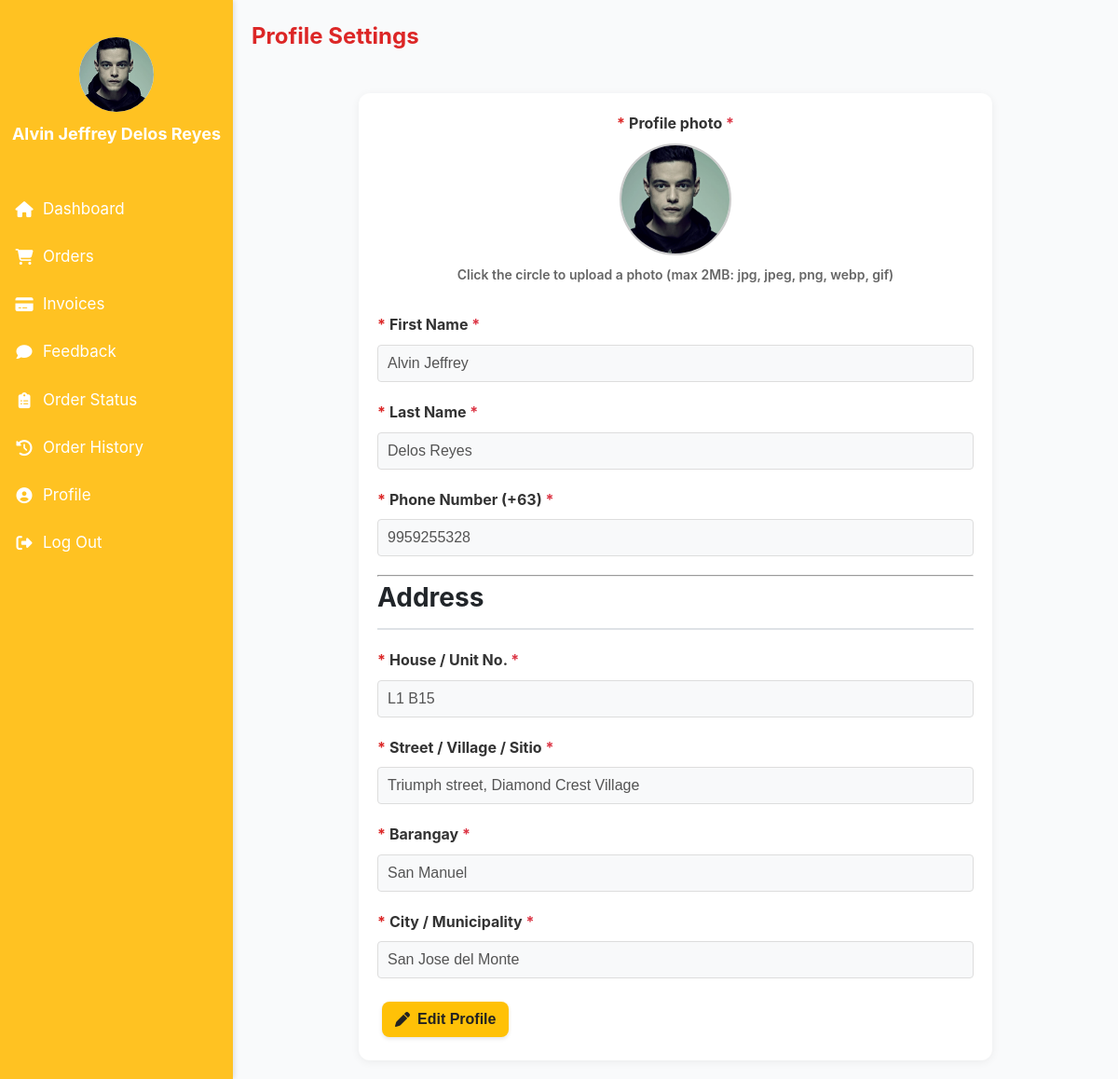
Page /pages/customer/profile.php (signed in) on the committed database.
### tables this page shows
CREATE TABLE `users` (
  `user_id` int(10) UNSIGNED NOT NULL,
  `first_name` varchar(50) NOT NULL,
  `last_name` varchar(50) NOT NULL,
  `email` varchar(100) NOT NULL,
  `phone_number` varchar(15) NOT NULL,
  `password_hash` varchar(255) NOT NULL,
  `user_type` enum('CUSTOMER','ADMIN','CASHIER','ORDER_MANAGER','RIDER') DEFAULT 'CUSTOMER',
  `status` enum('active','inactive','suspended') DEFAULT 'active',
  `email_verified` tinyint(1) DEFAULT 0,
  `created_at` timestamp NOT NULL DEFAULT current_timestamp(),
  `updated_at` timestamp NOT NULL DEFAULT current_timestamp() ON UPDATE current_timestamp(),
  `last_login` timestamp NULL DEFAULT NULL,
  `profile_image` varchar(255) DEFAULT NULL,
  `otp` varchar(10) NOT NULL
);

CREATE TABLE `customer_details` (
  `customer_details_id` int(11) NOT NULL,
  `house_number` varchar(100) NOT NULL,
  `street_village_sitio` varchar(100) NOT NULL,
  `barangay` varchar(100) NOT NULL,
  `city` varchar(100) NOT NULL,
  `user_id` int(11) NOT NULL
);

### pages/customer/profile.php (the view, shortened to what this page needs)
<?php
require_once '../../auth/database.php';
$userId   = isset($_SESSION['user_id']) ? (int)$_SESSION['user_id'] : 0;
$current = [
    'first_name'     => '',
    'last_name'      => '',
    'phone_number'   => '',
    'profile_image'  => '',
];
if ($userId > 0) {
    if ($stmt = $con->prepare("
        SELECT first_name, last_name, phone_number, profile_image,
               COALESCE(NULLIF(TRIM(CONCAT_WS(' ', first_name, last_name)), ''), email) AS display_name
        FROM users
        WHERE user_id = ? LIMIT 1
    ")) {
        $stmt->bind_param('i', $userId);
        $stmt->execute();
        $stmt->bind_result($fn,$ln,$ph,$pi,$display);
        if ($stmt->fetch()) {
            $current['first_name']     = (string)$fn;
            $current['last_name']      = (string)$ln;
            $current['phone_number']   = (string)$ph;
            $current['profile_image']  = (string)$pi;
            if (!empty($display)) $userName = $display;
        }
    }
}
$address = [
    'house_number'         => '',
    'street_village_sitio' => '',
    'barangay'             => '',
    'city'                 => '',
];
if ($userId > 0) {
    if ($stmt = $con->prepare("
        SELECT house_number, street_village_sitio, barangay, city
        FROM customer_details
        WHERE user_id = ? LIMIT 1
    ")) {
        $stmt->bind_param('i', $userId);
        $stmt->execute();
        $stmt->bind_result($h,$s,$b,$c);
        if ($stmt->fetch()) {
            $address['house_number']         = (string)$h;
            $address['street_village_sitio'] = (string)$s;
            $address['barangay']             = (string)$b;
            $address['city']                 = (string)$c;
        }
    }
}
$currentImgURL = '';
if (!empty($current['profile_image'])) {
    $currentImgURL = '../../uploads/' . rawurlencode($current['profile_image']);
}
?>
<!DOCTYPE html>
<html lang="en">
<head>
  <link rel="stylesheet" href="https://cdnjs.cloudflare.com/ajax/libs/font-awesome/6.5.2/css/all.min.css">
  <link rel="stylesheet" href="../../assets/css/style.css"/>
</head>
<body>
  <?php include '../../components/sidenav_customer.php'; ?>
  <div class="main-content">
    <div class="topbar">
      <h1 class="title">Profile Settings</h1>
    </div>
    <div class="container">
      <form id="profileForm" method="POST" enctype="multipart/form-data">
        <div class="form-group profile-photo-section">
          <label class="required">Profile photo</label>
          <div class="profile-photo-circle" id="profilePhotoCircle" title="Click to upload">
            <?php if ($currentImgURL): ?>
              <img id="profilePhotoPreview" src="<?= htmlspecialchars($currentImgURL) ?>" alt="Profile Photo">
            <?php else: ?>
              <img id="profilePhotoPreview" src="" class="hidden" alt="Profile Photo">
              <i class="fas fa-camera" id="photoIcon" style="font-size:28px;color:#6c757d;"></i>
            <?php endif; ?>
          </div>
          <p class="upload-text">Click the circle to upload a photo (max 2MB: jpg, jpeg, png, webp, gif)</p>
        </div>
        <div class="form-group">
          <label for="firstName" class="required">First Name</label>
          <input type="text" id="firstName" name="first_name"
                 value="<?= htmlspecialchars($current['first_name']) ?>"
                 placeholder="Enter your first name" disabled required>
        </div>
        <div class="form-group">
          <label for="lastName" class="required">Last Name</label>
          <input type="text" id="lastName" name="last_name"
                 value="<?= htmlspecialchars($current['last_name']) ?>"
                 placeholder="Enter your last name" disabled required>
        </div>
        <div class="form-group">
          <label for="phoneNumber" class="required">Phone Number (+63)</label>
          <input type="tel" id="phoneNumber" name="phone_number"
                 value="<?= htmlspecialchars($current['phone_number']) ?>"
                 placeholder="9XXXXXXXXX" pattern="^9\d{9}$"
                 title="Enter 10 digits starting with 9 (e.g., 9xxxxxxxxx)" disabled required>
        </div>
        <hr />
        <h3 class="header">Address</h3>
        <div class="form-group">
          <label for="house_number" class="required">House / Unit No.</label>
          <input type="text" id="house_number" name="house_number"
                 value="<?= htmlspecialchars($address['house_number']) ?>"
                 placeholder="e.g., 123-B" disabled required>
        </div>
        <div class="form-group">
          <label for="street_village_sitio" class="required">Street / Village / Sitio</label>
          <input type="text" id="street_village_sitio" name="street_village_sitio"
                 value="<?= htmlspecialchars($address['street_village_sitio']) ?>"
                 placeholder="e.g., Mabini St., Villa Maria Subd., Sitio Green" disabled required>
        </div>
        <div class="form-group">
          <label for="barangay" class="required">Barangay</label>
          <input type="text" id="barangay" name="barangay"
                 value="<?= htmlspecialchars($address['barangay']) ?>"
                 placeholder="e.g., Brgy. San Isidro" disabled required>
        </div>
        <div class="form-group">
          <label for="city" class="required">City / Municipality</label>
          <input type="text" id="city" name="city"
                 value="<?= htmlspecialchars($address['city']) ?>"
                 placeholder="e.g., Quezon City" disabled required>
        </div>
        <div class="button-bar">
          <button type="button" id="btnEdit" class="btn btn-edit">
            <i class="fa-solid fa-pen"></i> Edit Profile
          </button>
        </div>
      </form>
    </div>
  </div>
</body>
</html>

### components/sidenav_customer.php (shortened to what this page needs)
<?php
if (!isset($active))   { $active = ''; }
$imgSrc = '';
if (!empty($currentImgURL)) {
  $imgSrc = $currentImgURL;
}
elseif (!empty($_SESSION['profile_image'])) {
  $imgSrc = $_SESSION['profile_image'];
}
elseif (!empty($_SESSION['profile_image'])) {
  $imgSrc = '../../uploads/' . rawurlencode($_SESSION['profile_image']);
}
function active_class($slug, $active) {
  return $slug === $active ? ' active' : '';
}
?>
<div class="sidenav" id="mySidenav">
  <div class="profile">
    <div class="profile-pic">
      <?php if (!empty($imgSrc)): ?>
        <img src="<?= htmlspecialchars($imgSrc) ?>"
             alt="Profile Image"
             style="border-radius:50%;object-fit:cover;">
      <?php else: ?>
        <i class="fas fa-user"></i>
      <?php endif; ?>
    </div>
    <div class="profile-name">
      <span id="userNameDisplay"><?= htmlspecialchars($userName) ?></span>
    </div>
  </div>
  <a href="dashboard.php" class="sidenav-item<?= active_class('dashboard', $active) ?>"><i class="fas fa-home"></i> Dashboard</a>
  <a href="orders.php" class="sidenav-item<?= active_class('orders', $active) ?>"><i class="fas fa-cart-shopping"></i> Orders</a>
  <a href="customer_billing.php" class="sidenav-item<?= active_class('invoices', $active) ?>"><i class="fas fa-credit-card"></i> Invoices</a>
  <a href="feedback.php" class="sidenav-item<?= active_class('feedback', $active) ?>"><i class="fas fa-comment"></i> Feedback</a>
  <a href="customer_order_status.php" class="sidenav-item<?= active_class('status', $active) ?>"><i class="fas fa-clipboard-list"></i> Order Status</a>
  <a href="order_history.php" class="sidenav-item<?= active_class('history', $active) ?>"><i class="fas fa-clock-rotate-left"></i> Order History</a>
  <a href="profile.php" class="sidenav-item<?= active_class('profile', $active) ?>"><i class="fas fa-user-circle"></i> Profile</a>
  <a href="../../auth/logout.php" class="sidenav-item" id="logoutLink"><i class="fas fa-sign-out-alt"></i> Log Out</a>
</div>

### assets/css/style.css (style rules this page uses)
.sidenav { height: 100%; width: 250px; position: fixed; z-index: 1; top: 0; left: 0; background-color: #FFC222; overflow-x: hidden; padding-top: 20px; color: #333; box-shadow: 2px 0 5px rgba(0,0,0,0.1); transition: 0.5s; }
.sidenav .profile { display: flex; flex-direction: column; align-items: center; padding: 20px 0; margin-bottom: 20px; }
.sidenav .profile-pic { width: 80px; height: 80px; background-color: #fff; border-radius: 50%; display: flex; justify-content: center; align-items: center; margin-bottom: 10px; font-size: 40px; color: #f5b921; }
.sidenav .profile-name { font-size: 18px; font-weight: bold; color: #fff; }
.sidenav a { padding: 12px 8px 12px 16px; text-decoration: none; font-size: 17px; color: #fff; display: block; transition: 0.3s; display: flex; align-items: center; }
.sidenav a i { margin-right: 10px; width: 20px; text-align: center; }
.main-content { margin-left: 250px; padding: 20px; transition: margin-left 0.5s; }
:root { --primary-red: #dc3545; --primary-red-light: #f8d7da; --secondary-color: #6c757d; --light-bg: #f8f9fa; --border-color: #dee2e6; --shadow: 0 4px 6px rgba(0, 0, 0, 0.1), 0 1px 3px rgba(0, 0, 0, 0.08); --shadow-lg: 0 10px 15px rgba(0, 0, 0, 0.1), 0 4px 6px rgba(0, 0, 0, 0.05); }
* { box-sizing: border-box; transition: all 0.2s ease-in-out; }
body { font-family: 'Inter', sans-serif; background-color: #f9fafb; margin: 0; min-height: 100vh; }
.main-content { margin-left: 250px; padding: 20px 40px; background-color: #f9fafb; min-height: 100vh; }
.header { font-size: 1.75rem; font-weight: 700; margin-bottom: 20px; border-bottom: 2px solid var(--border-color); padding-bottom: 10px; color: #212529; }
.btn { padding: 12px 25px; border-radius: 8px; cursor: pointer; font-weight: 600; text-align: center; text-decoration: none; border: 1px solid transparent; box-shadow: 0 2px 4px rgba(0, 0, 0, 0.1); font-size: 0.9rem; transition: all 0.2s ease; }
.form-group { margin-bottom: 15px; }
.upload-text { font-size: 1.1rem; font-weight: 500; color: #495057; margin: 10px 0 5px 0; }
.btn { display: inline-block; padding: 10px 20px; margin: 5px; border: none; border-radius: 6px; font-size: 1rem; font-weight: 600; text-align: center; cursor: pointer; transition: all 0.3s ease; text-decoration: none; }
.form-group { margin-bottom: 20px; }
.upload-text { font-size: 1.1rem; font-weight: 600; color: var(--text-color); margin: 0; }
.container { max-width: 680px; margin: 0 auto; background: #fff; border-radius: 12px; padding: 20px; box-shadow: 0 2px 10px rgba(0,0,0,.06); }
.title { margin-bottom: 16px; }
.form-group { margin-bottom: 14px; }
.button-bar { display:flex; gap:10px; margin-top:16px; flex-wrap:wrap; }
.btn { display:inline-flex; align-items:center; gap:8px; border:0; border-radius:8px; padding:10px 14px; cursor:pointer; font-weight:600; }
.btn-edit { background:#ffc107; color:#222; }
.upload-text { color:#6c757d; font-size:.9rem; margin:6px 0 0; }
.profile-photo-circle { width:120px; height:120px; border-radius:50%; background:#f3f4f6; display:flex; justify-content:center; align-items:center; overflow:hidden; cursor:pointer; position:relative; }
.profile-photo-circle img { width:100%; height:100%; object-fit:cover; }
.required::after { content:" *"; color:#dc3545; }
input[disabled] { background:#f8f9fa; cursor:not-allowed; }
.topbar { display:flex; align-items:center; justify-content:space-between; margin-bottom:12px; }
body { font-family: sans-serif; margin: 0; }
.container { padding: 20px; }
.title { color: #dc2626; text-align: center; margin-bottom: 30px; font-size: 24px; }
.form-group label { display: block; margin-bottom: 8px; font-weight: bold; color: #333; }
.form-group label.required::before { content: '*'; color: hsl(0, 72%, 51%); margin-right: 4px; }
.form-group input[type="text"], .form-group input[type="tel"] { width: 100%; padding: 10px; border: 1px solid #ddd; border-radius: 4px; box-sizing: border-box; font-size: 16px; }
.profile-photo-section { text-align: center; margin-bottom: 30px; }
.profile-photo-circle { width: 120px; height: 120px; border: 2px solid #ccc; border-radius: 50%; margin: 0 auto 10px; display: flex; justify-content: center; align-items: center; overflow: hidden; cursor: pointer; background-color: #eee; }
.profile-pic img { width: 100%; height: 100%; object-fit: cover; border-radius: 50%; }
.profile-photo-circle img { width: 100%; height: 100%; object-fit: cover; }
.upload-text { color: #666; font-size: 14px; }

### rows in the picture
users: profile_image (picture), first_name "Alvin Jeffrey", last_name "Delos Reyes", phone_number "9959255328"
customer_details: house_number "L1 B15", street_village_sitio "Triumph street, Diamond Crest Village", barangay "San Manuel", city "San Jose del Monte"

### other values in the picture
$userName "Alvin Jeffrey Delos Reyes"
